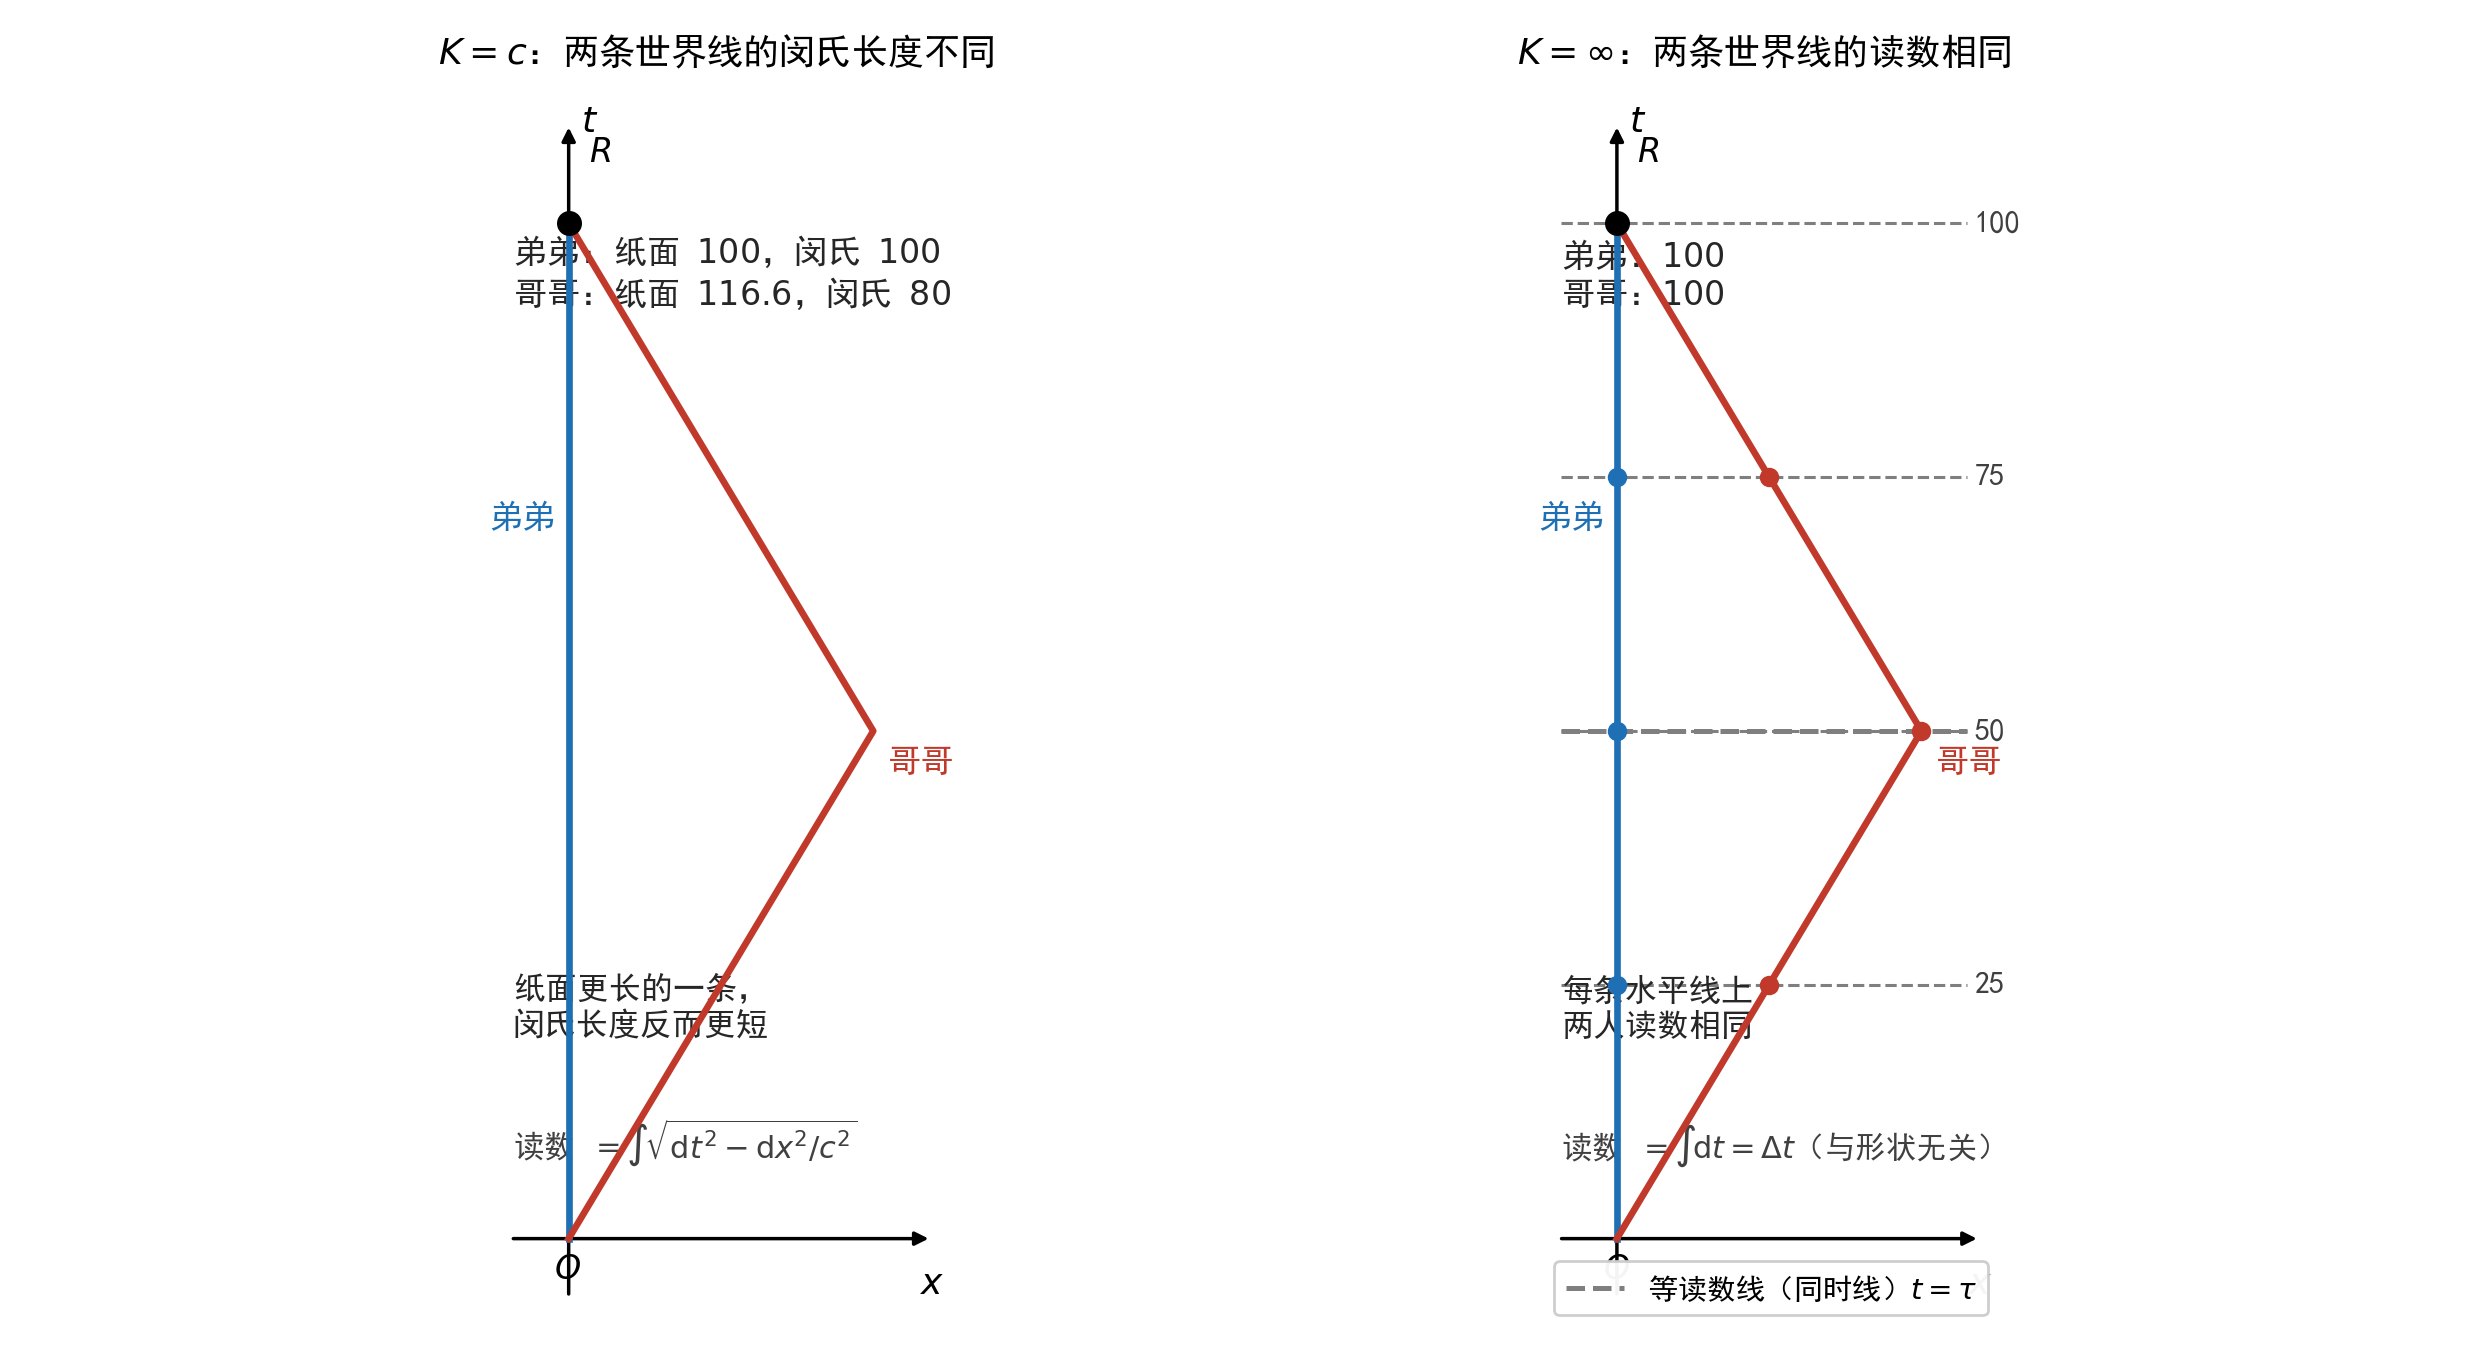

Generate this figure with Python:
# -*- coding: utf-8 -*-
"""
第 14 章配图：地球版双生子，在两支公设下的世界线对照。

同一个设定：弟弟留在 x=0，哥哥以 v 飞离到 d 后折返，在 R 重逢（v=0.6, T=100, d=30）。
  左 K=c   : 纸面长度与闵氏长度分离；两条世界线闵氏长度不同（100 与 80）
  右 K=oo  : 等读数线退化为水平直线；两条世界线读数相同（都是 100）
"""
import numpy as np
import matplotlib
matplotlib.use("Agg")
import matplotlib.pyplot as plt
import sympy as sp

# ------------------------------------------------------------------ 符号核验
K, v = sp.symbols("K v", positive=True)
gam = 1 / sp.sqrt(1 - v ** 2 / K ** 2)
print("gamma(K) =", gam, "   K -> oo :", sp.limit(gam, K, sp.oo))

vn = 0.6                 # c = 1
T = 100.0                # 地球系往返总时间
d = vn * T / 2           # 单程距离 30

euclid_bro = 2 * np.hypot(T / 2, d)              # 纸面长度
mink_bro_c = 2 * np.sqrt((T / 2) ** 2 - d ** 2)  # 闵氏长度（K=c）
print("弟弟：纸面 %.1f，闵氏(K=c) %.1f，闵氏(K=oo) %.1f" % (T, T, T))
print("哥哥：纸面 %.1f，闵氏(K=c) %.1f，闵氏(K=oo) %.1f" % (euclid_bro, mink_bro_c, T))

plt.rcParams["font.sans-serif"] = ["SimHei", "Microsoft YaHei", "Arial Unicode MS"]
plt.rcParams["axes.unicode_minus"] = False

BLUE, RED, GREY = "#1f6fb5", "#c0392b", "#7f7f7f"

fig, axes = plt.subplots(1, 2, figsize=(12.4, 6.8))


def frame(ax, title):
    ax.set_aspect("equal")
    ax.axis("off")
    ax.set_xlim(-9, 38)
    ax.set_ylim(-9, 114)
    ax.set_title(title, fontsize=13)
    ax.annotate("", xy=(0, 110), xytext=(0, -6),
                arrowprops=dict(arrowstyle="-|>", color="k", lw=1.25), zorder=3)
    ax.annotate("", xy=(36, 0), xytext=(-6, 0),
                arrowprops=dict(arrowstyle="-|>", color="k", lw=1.25), zorder=3)
    ax.text(1.2, 109, "$t$", fontsize=13)
    ax.text(34.6, -5.5, "$x$", fontsize=13)
    ax.plot([0, 0], [0, T], "-", color=BLUE, lw=2.4, zorder=4)
    ax.plot([0, d, 0], [0, T / 2, T], "-", color=RED, lw=2.4, zorder=4)
    ax.text(-1.2, 70, "弟弟", fontsize=12, color=BLUE, ha="right")
    ax.text(d + 1.4, 46, "哥哥", fontsize=12, color=RED)
    ax.text(-1.4, -4.0, "$O$", fontsize=12)
    ax.text(2.0, 106, "$R$", fontsize=12)
    ax.plot([0], [T], "o", color="k", ms=8, zorder=6)


# ============================================================ 左：K = c
ax = axes[0]
frame(ax, "$K=c$：两条世界线的闵氏长度不同")
ax.text(-5.5, 92, "弟弟：纸面 $100$，闵氏 $100$\n哥哥：纸面 $116.6$，闵氏 $80$",
        fontsize=12, color="0.15")
ax.text(-5.5, 20, "纸面更长的一条，\n闵氏长度反而更短", fontsize=11.5, color="0.15")
ax.text(-5.5, 8, "读数 $=\\int\\!\\sqrt{\\mathrm{d}t^2-\\mathrm{d}x^2/c^2}$",
        fontsize=11, color="0.25")

# ============================================================ 右：K = 无穷
ax = axes[1]
frame(ax, "$K=\\infty$：两条世界线的读数相同")
for tt in [25.0, 50.0, 75.0, 100.0]:
    ax.plot([-5.5, 34.5], [tt, tt], "--", color=GREY, lw=1.1, zorder=1)
    ax.text(35.2, tt, "%d" % int(tt), fontsize=11, va="center", color="0.25")
for tt, xg in [(25.0, vn * 25.0), (50.0, d), (75.0, vn * 25.0)]:
    ax.plot([0], [tt], "o", color=BLUE, ms=6, zorder=5)
    ax.plot([xg], [tt], "o", color=RED, ms=6, zorder=5)
ax.plot([-5.5, 34.5], [50.0, 50.0], "--", color=GREY, lw=1.8, zorder=1,
        label="等读数线（同时线）$t=\\tau$")
ax.text(-5.5, 92, "弟弟：$100$\n哥哥：$100$", fontsize=12, color="0.15")
ax.text(-5.5, 20, "每条水平线上\n两人读数相同", fontsize=11.5, color="0.15")
ax.text(-5.5, 8, "读数 $=\\int\\!\\mathrm{d}t=\\Delta t$（与形状无关）",
        fontsize=11, color="0.25")
ax.legend(loc="lower right", fontsize=10.5, framealpha=0.96)

plt.tight_layout()
plt.savefig("twins-earth-two-branches.png", dpi=200, facecolor="white")
print("saved twins-earth-two-branches.png")
